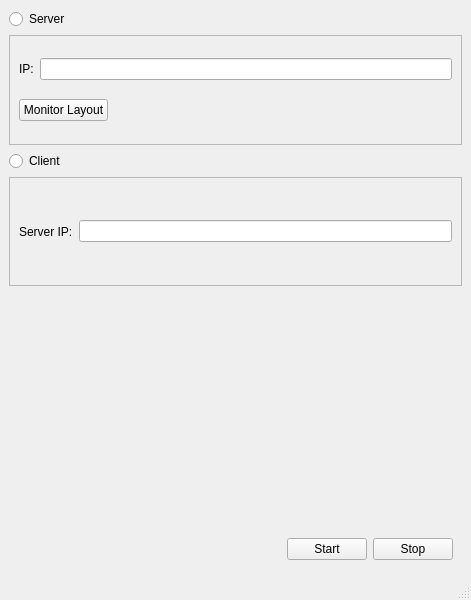
<?xml version="1.0" encoding="UTF-8"?>
<ui version="4.0">
 <class>MainWindow</class>
 <widget class="QMainWindow" name="MainWindow">
  <property name="geometry">
   <rect>
    <x>0</x>
    <y>0</y>
    <width>471</width>
    <height>600</height>
   </rect>
  </property>
  <property name="windowTitle">
   <string>MainWindow</string>
  </property>
  <widget class="QWidget" name="centralwidget">
   <layout class="QVBoxLayout" name="verticalLayout_5">
    <item>
     <layout class="QVBoxLayout" name="verticalLayout_2">
      <item>
       <widget class="QRadioButton" name="radioButton_server">
        <property name="text">
         <string>Server</string>
        </property>
       </widget>
      </item>
      <item>
       <widget class="QFrame" name="frame_server">
        <property name="frameShape">
         <enum>QFrame::StyledPanel</enum>
        </property>
        <property name="frameShadow">
         <enum>QFrame::Raised</enum>
        </property>
        <layout class="QVBoxLayout" name="verticalLayout">
         <item>
          <layout class="QHBoxLayout" name="horizontalLayout_2">
           <item>
            <widget class="QLabel" name="label_ip">
             <property name="text">
              <string>IP:</string>
             </property>
            </widget>
           </item>
           <item>
            <widget class="QLineEdit" name="lineEdit_ip">
             <property name="readOnly">
              <bool>true</bool>
             </property>
            </widget>
           </item>
          </layout>
         </item>
         <item alignment="Qt::AlignLeft">
          <widget class="QPushButton" name="pushButton">
           <property name="text">
            <string>Monitor Layout</string>
           </property>
          </widget>
         </item>
        </layout>
       </widget>
      </item>
      <item>
       <widget class="QRadioButton" name="radioButton_client">
        <property name="text">
         <string>Client</string>
        </property>
       </widget>
      </item>
      <item>
       <widget class="QFrame" name="frame_client">
        <property name="frameShape">
         <enum>QFrame::StyledPanel</enum>
        </property>
        <property name="frameShadow">
         <enum>QFrame::Raised</enum>
        </property>
        <layout class="QHBoxLayout" name="horizontalLayout_3">
         <item>
          <widget class="QLabel" name="label_2">
           <property name="text">
            <string>Server IP:</string>
           </property>
          </widget>
         </item>
         <item>
          <widget class="QLineEdit" name="lineEdit_serverIp"/>
         </item>
        </layout>
       </widget>
      </item>
     </layout>
    </item>
    <item alignment="Qt::AlignBottom">
     <widget class="QWidget" name="horizontalWidget" native="true">
      <layout class="QHBoxLayout" name="horizontalLayout">
       <item>
        <spacer name="horizontalSpacer">
         <property name="orientation">
          <enum>Qt::Horizontal</enum>
         </property>
         <property name="sizeHint" stdset="0">
          <size>
           <width>40</width>
           <height>20</height>
          </size>
         </property>
        </spacer>
       </item>
       <item>
        <widget class="QPushButton" name="pushButton_start">
         <property name="text">
          <string>Start</string>
         </property>
        </widget>
       </item>
       <item>
        <widget class="QPushButton" name="pushButton_stop">
         <property name="text">
          <string>Stop</string>
         </property>
        </widget>
       </item>
      </layout>
     </widget>
    </item>
   </layout>
  </widget>
  <widget class="QMenuBar" name="menubar">
   <property name="geometry">
    <rect>
     <x>0</x>
     <y>0</y>
     <width>471</width>
     <height>22</height>
    </rect>
   </property>
  </widget>
  <widget class="QStatusBar" name="statusbar"/>
 </widget>
 <resources/>
 <connections/>
</ui>
